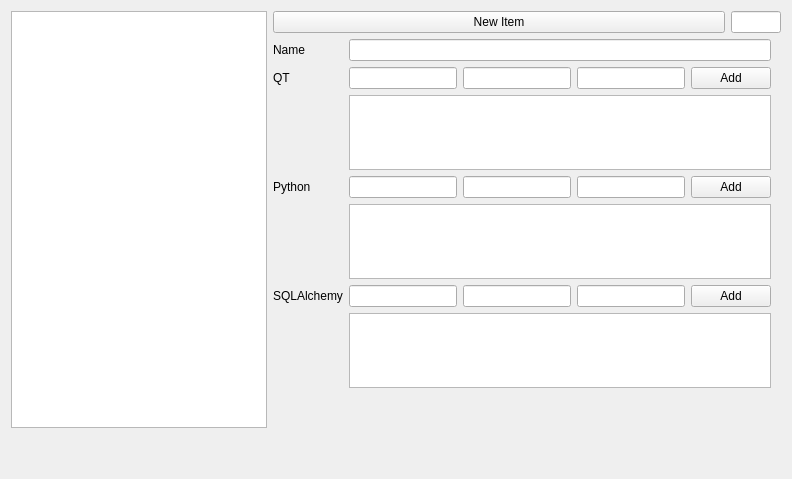
      <widget class="QWidget" name="tab_9">
       <attribute name="title">
        <string>Data Types</string>
       </attribute>
       <layout class="QVBoxLayout" name="verticalLayout_14">
        <item>
         <layout class="QHBoxLayout" name="horizontalLayout_22">
          <property name="topMargin">
           <number>0</number>
          </property>
          <item>
           <widget class="QTableView" name="tblDataTypes"/>
          </item>
          <item>
           <layout class="QVBoxLayout" name="verticalLayout_13">
            <property name="rightMargin">
             <number>0</number>
            </property>
            <item>
             <layout class="QHBoxLayout" name="horizontalLayout_23">
              <property name="topMargin">
               <number>0</number>
              </property>
              <item>
               <widget class="QPushButton" name="cmdDataType">
                <property name="text">
                 <string>New Item</string>
                </property>
               </widget>
              </item>
              <item>
               <widget class="QLineEdit" name="txtDataTypeID">
                <property name="maximumSize">
                 <size>
                  <width>50</width>
                  <height>16777215</height>
                 </size>
                </property>
               </widget>
              </item>
             </layout>
            </item>
            <item>
             <layout class="QFormLayout" name="formLayout_6">
              <property name="rightMargin">
               <number>10</number>
              </property>
              <item row="0" column="0">
               <widget class="QLabel" name="label_52">
                <property name="text">
                 <string>Name</string>
                </property>
               </widget>
              </item>
              <item row="0" column="1">
               <widget class="QLineEdit" name="txtDTName"/>
              </item>
              <item row="1" column="0">
               <widget class="QLabel" name="label_61">
                <property name="text">
                 <string>QT</string>
                </property>
               </widget>
              </item>
              <item row="3" column="0">
               <widget class="QLabel" name="label_54">
                <property name="text">
                 <string>Python</string>
                </property>
               </widget>
              </item>
              <item row="3" column="1">
               <layout class="QHBoxLayout" name="horizontalLayout_26">
                <property name="topMargin">
                 <number>0</number>
                </property>
                <item>
                 <widget class="QLineEdit" name="txtWGetValue_4"/>
                </item>
                <item>
                 <widget class="QLineEdit" name="txtWGetValue_5"/>
                </item>
                <item>
                 <widget class="QLineEdit" name="txtWGetValue_6"/>
                </item>
                <item>
                 <widget class="QPushButton" name="pushButton_16">
                  <property name="text">
                   <string>Add</string>
                  </property>
                 </widget>
                </item>
               </layout>
              </item>
              <item row="4" column="1">
               <widget class="QListView" name="lstSetCommands_2">
                <property name="maximumSize">
                 <size>
                  <width>16777215</width>
                  <height>75</height>
                 </size>
                </property>
               </widget>
              </item>
              <item row="5" column="0">
               <widget class="QLabel" name="label_55">
                <property name="text">
                 <string>SQLAlchemy</string>
                </property>
               </widget>
              </item>
              <item row="5" column="1">
               <layout class="QHBoxLayout" name="horizontalLayout_24">
                <property name="topMargin">
                 <number>0</number>
                </property>
                <item>
                 <widget class="QLineEdit" name="txtWGetValue_3"/>
                </item>
                <item>
                 <widget class="QLineEdit" name="txtWGetValue_7"/>
                </item>
                <item>
                 <widget class="QLineEdit" name="txtWGetValue_16"/>
                </item>
                <item>
                 <widget class="QPushButton" name="pushButton_14">
                  <property name="text">
                   <string>Add</string>
                  </property>
                 </widget>
                </item>
               </layout>
              </item>
              <item row="6" column="1">
               <widget class="QListView" name="lstGetCommands_2">
                <property name="maximumSize">
                 <size>
                  <width>16777215</width>
                  <height>75</height>
                 </size>
                </property>
               </widget>
              </item>
              <item row="1" column="1">
               <layout class="QHBoxLayout" name="horizontalLayout_28">
                <property name="topMargin">
                 <number>0</number>
                </property>
                <item>
                 <widget class="QLineEdit" name="txtWGetValue_13"/>
                </item>
                <item>
                 <widget class="QLineEdit" name="txtWGetValue_14"/>
                </item>
                <item>
                 <widget class="QLineEdit" name="txtWGetValue_15"/>
                </item>
                <item>
                 <widget class="QPushButton" name="pushButton_18">
                  <property name="text">
                   <string>Add</string>
                  </property>
                 </widget>
                </item>
               </layout>
              </item>
              <item row="2" column="1">
               <widget class="QListView" name="lstSetCommands_4">
                <property name="maximumSize">
                 <size>
                  <width>16777215</width>
                  <height>75</height>
                 </size>
                </property>
               </widget>
              </item>
             </layout>
            </item>
            <item>
             <spacer name="verticalSpacer_7">
              <property name="orientation">
               <enum>Qt::Vertical</enum>
              </property>
              <property name="sizeHint" stdset="0">
               <size>
                <width>20</width>
                <height>40</height>
               </size>
              </property>
             </spacer>
            </item>
           </layout>
          </item>
         </layout>
        </item>
        <item>
         <spacer name="verticalSpacer_8">
          <property name="orientation">
           <enum>Qt::Vertical</enum>
          </property>
          <property name="sizeHint" stdset="0">
           <size>
            <width>20</width>
            <height>40</height>
           </size>
          </property>
         </spacer>
        </item>
       </layout>
      </widget>
